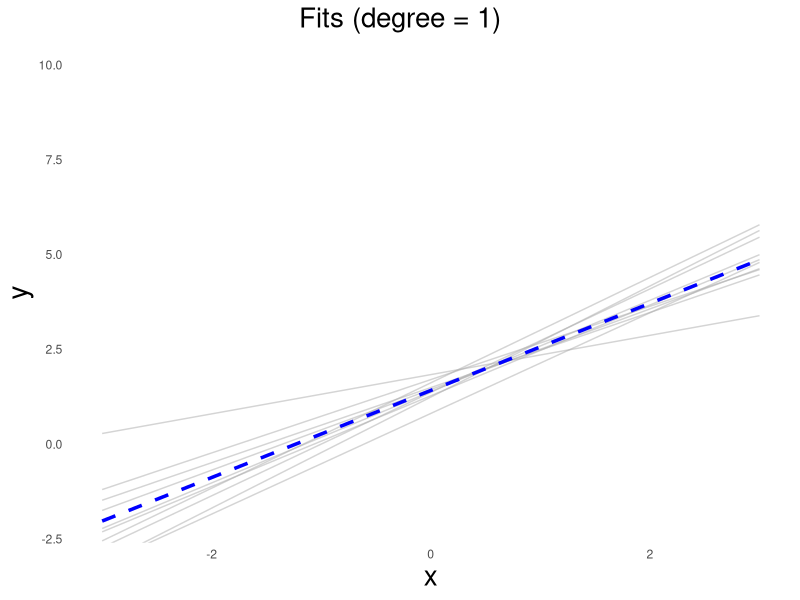
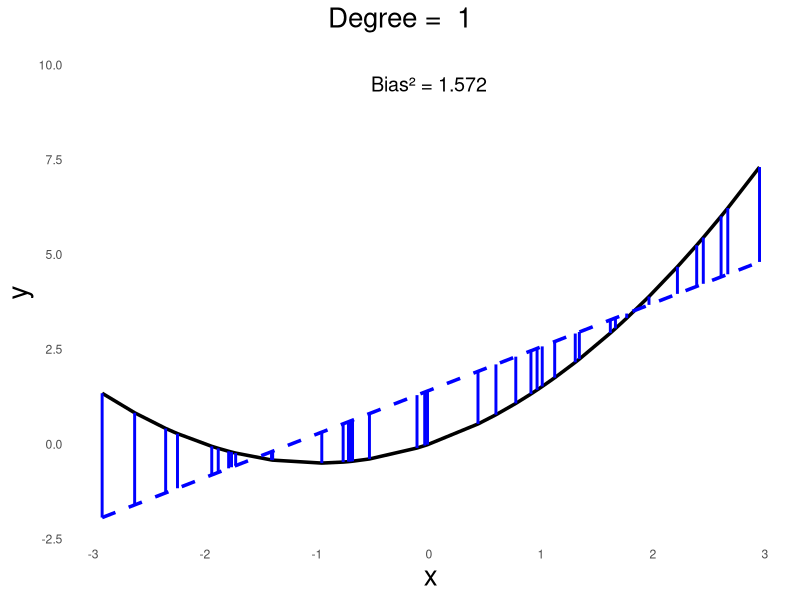
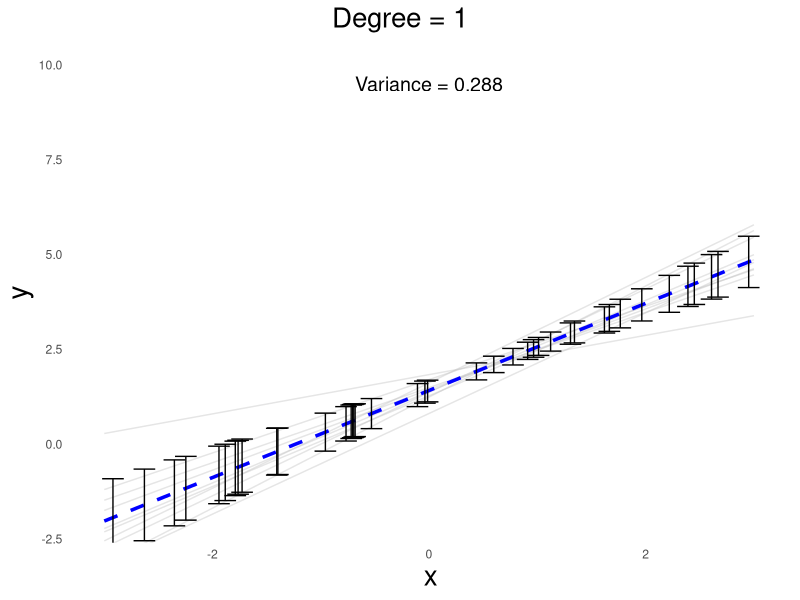
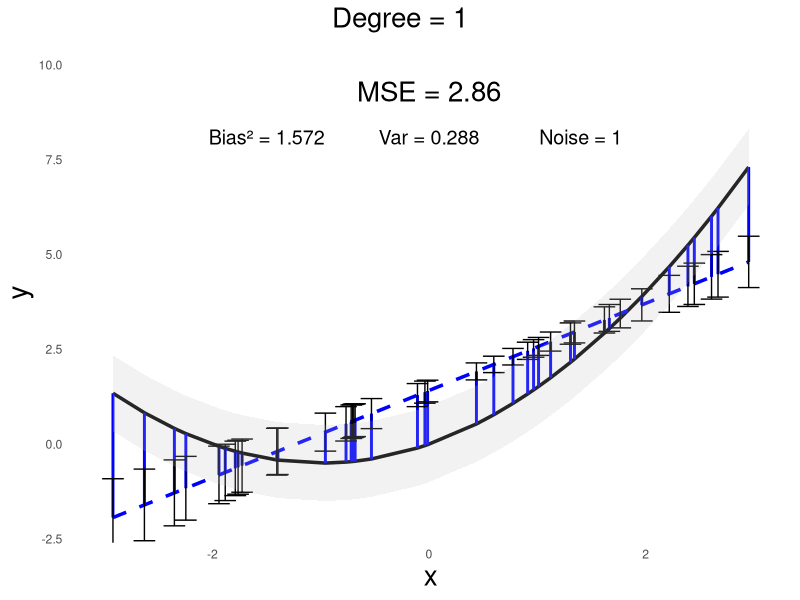
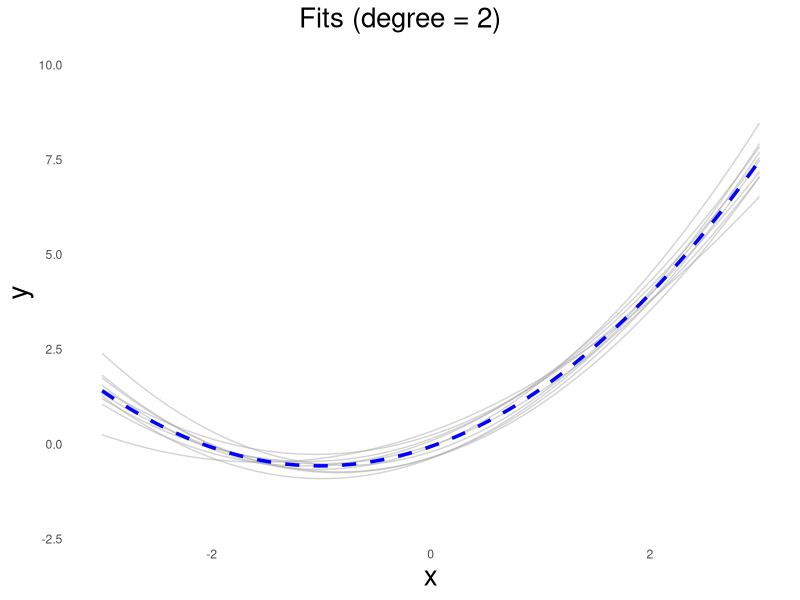
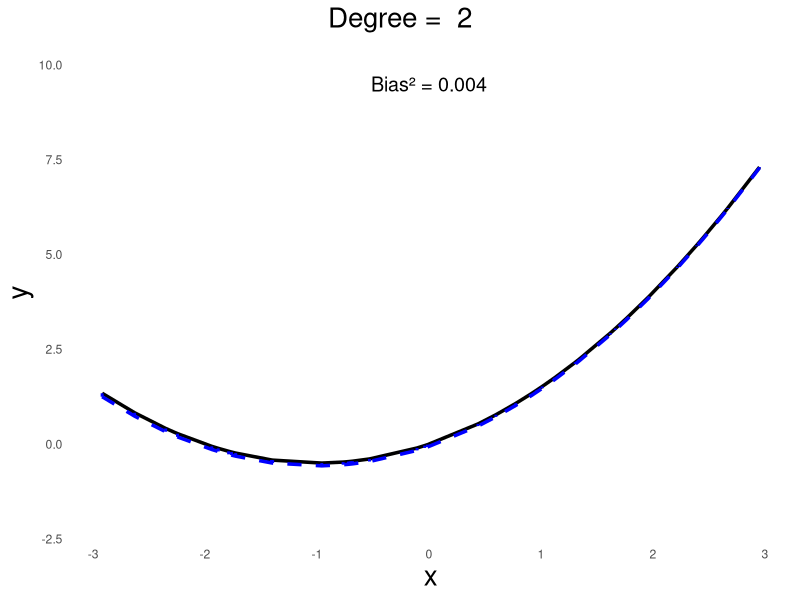
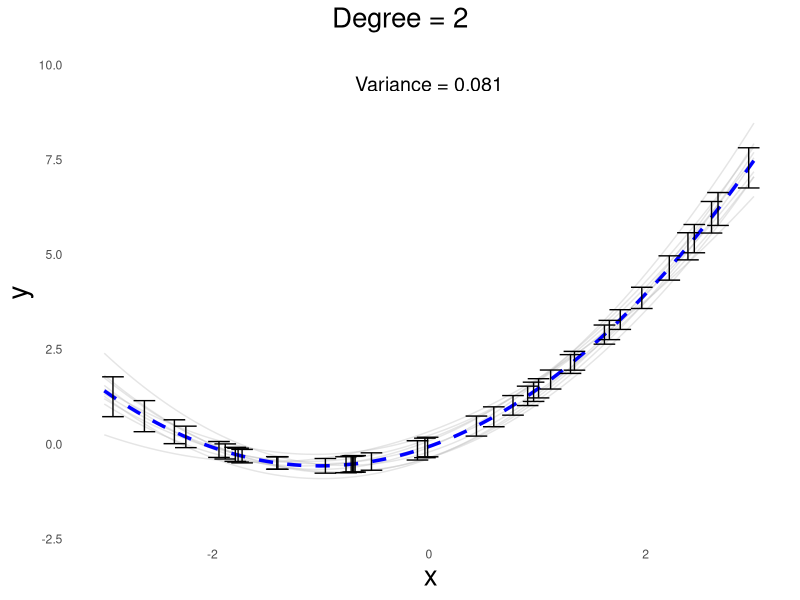
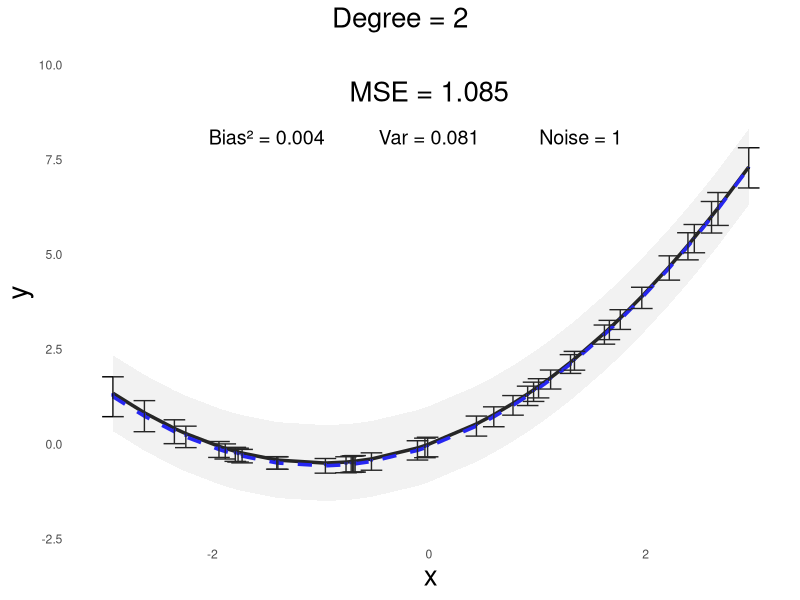

Write R code to recreate these figures, in order.
# This script produces plots for the bias-variance decomposition simulation chunk
# It simulates independent draws from y(x) = x + 0.5 * x^2 + N(0,1), x ~ U(-3,3)
# And fits polynomial regression models of degree 1,2, and 7 and computes bias^2, variance, and MSE


library(ggplot2)
library(dplyr)

# Core definitions
generate_dataset <- function(n, error_std = 1) {
  x <- runif(n, -3, 3)
  y_true <- x + 0.5 * x^2
  y <- y_true + rnorm(n, sd = error_std)
  list(x = x, y = y, y_true = y_true)
}

calculate_polynomial <- function(coef, poly_grade, x) {
  y <- coef[1]
  for (i in 2:(poly_grade + 1)) {
    y <- y + coef[i] * x^(i - 1)
  }
  return(y)
}

train_model <- function(x, y, poly_grade) {
  coef(lm(y ~ poly(x, poly_grade, raw = TRUE)))
}

# Main simulation and plotting function
simulate_and_plot <- function(poly_degree, test_data, n_models, train_size, error_std, prefix_path) {
  X_test <- test_data$x
  Y_true_test <- test_data$y_true
  Y_test <- test_data$y
  x_plot <- seq(-3, 3, length.out = 100)
  
  # Train models
  models <- replicate(n_models, {
    d <- generate_dataset(train_size, error_std)
    list(coef = train_model(d$x, d$y, poly_degree))
  }, simplify = FALSE)
  
  coef_mat <- do.call(rbind, lapply(models, `[[`, "coef"))
  coef_mean <- colMeans(coef_mat)
  
  # Compute predictions on test points
  preds <- t(apply(coef_mat, 1, function(cf) calculate_polynomial(cf, poly_degree, X_test)))
  pred_mean <- calculate_polynomial(coef_mean, poly_degree, X_test)
  pred_var <- apply(preds, 2, var)
  pred_min <- apply(preds, 2, min)
  pred_max <- apply(preds, 2, max)
  
  # Stats
  bias_sq <- (pred_mean - Y_true_test)^2
  mse <- bias_sq + pred_var + error_std^2
  mse_total <- mean(mse)
  bias_total <- mean(bias_sq)
  var_total <- mean(pred_var)
  
  # Dataframes for plotting
  df_test <- data.frame(
    x = X_test,
    y_true = Y_true_test,
    y_pred = pred_mean,
    y_obs = Y_test,
    var = pred_var,
    y_min = pred_min,
    y_max = pred_max
  )
  
  df_all_models <- data.frame(
    x = rep(x_plot, n_models),
    model = factor(rep(1:n_models, each = length(x_plot))),
    y = unlist(lapply(models, function(m) calculate_polynomial(m$coef, poly_degree, x_plot)))
  )
  
  df_mean_model <- data.frame(
    x = x_plot,
    y = calculate_polynomial(coef_mean, poly_degree, x_plot)
  )
  
  
  # 1: Fits 
  g <- ggplot(df_test, aes(x = x)) +
    #geom_point(aes(y = y_obs), shape = 17, color = "orange", size = 2) +
    geom_line(data = df_all_models, aes(x = x, y = y, group = model), color = "darkgrey", alpha = alpha*1.25, inherit.aes = FALSE) +
    geom_line(data = df_mean_model, aes(x = x, y = y), color = "blue", linetype="dashed", linewidth = lwidth, inherit.aes = FALSE) +
    labs(title = paste0("Fits (degree = ", poly_degree, ")"), x = "x", y = "y") +
    coord_cartesian(ylim = c(-2, 10)) +
    theme_minimal() +
    theme(
      axis.title.x = element_text(size = 20),
      axis.title.y = element_text(size = 20),
      panel.grid.major = element_blank(),  
      panel.grid.minor = element_blank(),
      plot.title = element_text(size=20, hjust = 0.5),
      plot.title.position = "plot",
      legend.position = "bottom",
      legend.title = element_text(size = 20),
      legend.text = element_text(size = 20)
    )
  ggsave(paste0(prefix_path, "_fits.png"), g, width = 6, height = 4)
  
  # 2: Bias
  g <- ggplot(df_test, aes(x = x)) +
    #geom_point(aes(y = y_obs), shape = 17, color = "orange", size = 2) +
    geom_line(aes(y = y_true), color = "black", linewidth = lwidth) +
    geom_line(aes(y = y_pred), color = "blue", linetype = "dashed", linewidth = lwidth) +
    geom_segment(aes(xend = x, y = y_true, yend = y_pred), color = "blue", size = 1) +
    annotate("text", x = 0, y = 9.5, label = paste("Bias² =", round(bias_total, 3)), size = 5) +
    labs(title = paste("Degree = ", poly_degree), x = "x", y = "y") +
    coord_cartesian(ylim = c(-2, 10)) +
    theme_minimal() +
    theme(
      axis.title.x = element_text(size = 20),
      axis.title.y = element_text(size = 20),
      panel.grid.major = element_blank(),  
      panel.grid.minor = element_blank(),
      plot.title = element_text(size=20, hjust = 0.5),
      plot.title.position = "plot",
      legend.position = "bottom",
      legend.title = element_text(size = 20),
      legend.text = element_text(size = 20)
    )
  ggsave(paste0(prefix_path, "_bias.png"), g, width = 6, height = 4)
  
  # 3: Variance
  g <- ggplot(df_test, aes(x = x)) +
    geom_line(data = df_all_models, aes(x = x, y = y, group = model),
              color = "grey", alpha = alpha, inherit.aes = FALSE) +
    geom_line(data = df_mean_model, aes(x = x, y = y),
              color = "blue", linetype = "dashed", linewidth = lwidth, inherit.aes = FALSE) +
    geom_errorbar(aes(ymin = y_pred - sqrt(var), ymax = y_pred + sqrt(var)),
                  width = error_width, color = "black", linewidth = 0.4*lwidth) +
    annotate("text", x = 0, y = 9.5,
             label = paste("Variance =", round(var_total, 3)), size = 5) +
    labs(title = paste0("Degree = ", poly_degree), x = "x", y = "y") +
    coord_cartesian(ylim = c(-2, 10)) +
    theme_minimal() +
    theme(
      axis.title.x = element_text(size = 20),
      axis.title.y = element_text(size = 20),
      panel.grid.major = element_blank(),  
      panel.grid.minor = element_blank(),
      plot.title = element_text(size=20, hjust = 0.5),
      plot.title.position = "plot",
      legend.position = "bottom",
      legend.title = element_text(size = 20),
      legend.text = element_text(size = 20)
    )
  
  ggsave(paste0(prefix_path, "_variance.png"), g, width = 6, height = 4)
  
  # 4: MSE 
  g <- ggplot(df_test, aes(x = x)) +
    #geom_point(aes(y = y_obs), shape = 17, color = "orange", size = 1.5) +
    geom_line(aes(y = y_true), color = "black", linewidth = lwidth) +
    geom_line(aes(y = y_pred), color = "blue", linetype = "dashed", linewidth = lwidth) +
    
    # Bias²: true function to mean prediction
    geom_segment(aes(xend = x, y = y_true, yend = y_pred), color = "blue", size = 1) +
    
    # Variance: error bars around mean prediction
    geom_errorbar(aes(ymin = y_pred - sqrt(var), ymax = y_pred + sqrt(var)), width = error_width, color = "black", linewidth=0.4*lwidth) +
    
    # irreducible noise band (visualization)
    geom_ribbon(aes(ymin = y_true - error_std, ymax = y_true + error_std),
                fill = "gray", alpha = 0.5*alpha, inherit.aes = TRUE) +
    
    
    annotate("text", x = 0, y = 9.3, label = paste("MSE =", round(mse_total, 3)), size = 7) +
    annotate("text", x = -1.5, y = 8.1, label = paste("Bias² =", round(bias_total, 3)), size = 5) +
    annotate("text", x = 0, y = 8.1, label = paste("Var =", round(var_total, 3)), size = 5) +
    annotate("text", x = 1.4, y = 8.1, label = paste("Noise =", round(error_std^2, 3)), size = 5) +
    
    labs(title = paste0("Degree = ", poly_degree),
         x = "x", y = "y") +
    coord_cartesian(ylim = c(-2, 10)) +
    theme_minimal() +
    theme(
      axis.title.x = element_text(size = 20),
      axis.title.y = element_text(size = 20),
      panel.grid.major = element_blank(),  
      panel.grid.minor = element_blank(),
      plot.title = element_text(size=20, hjust = 0.5),
      plot.title.position = "plot",
      legend.position = "bottom",
      legend.title = element_text(size = 20),
      legend.text = element_text(size = 20)
    )
  
  ggsave(paste0(prefix_path, "_mse.png"), g, width = 6, height = 4)
}

### RUN FUNCTIONS

# Global params
set.seed(1)
error_std <- 1
data_length <- 40
training_fraction <- 0.8
error_width = 0.2
alpha = 0.4
lwidth = 1.2
training_length <- round(training_fraction * data_length)
number_of_models <- 10

# --- Generate test set from same DGP (not fixed grid) ---
test_data <- generate_dataset(data_length, error_std)

# --- Run plots for different model complexities ---
simulate_and_plot(1, test_data, number_of_models, training_length, error_std,
                  "../figure/plots_bias_var_deg1")
simulate_and_plot(2, test_data, number_of_models, training_length, error_std,
                  "../figure/plots_bias_var_deg2")
simulate_and_plot(7, test_data, number_of_models, training_length, error_std,
                  "../figure/plots_bias_var_deg7")

